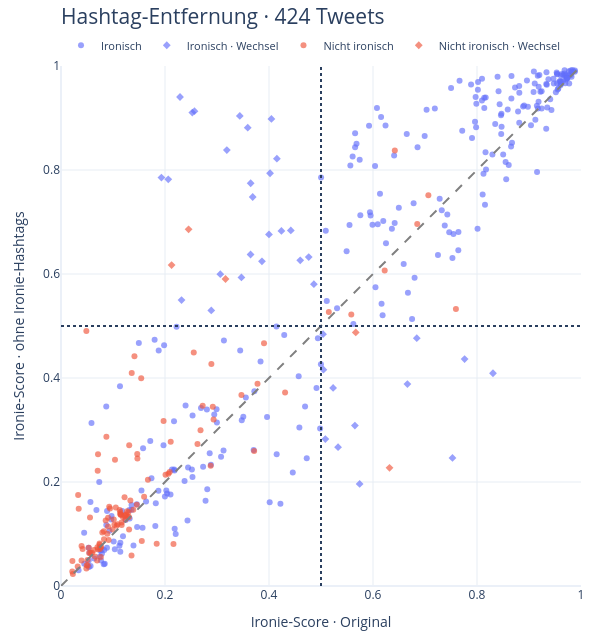

Notebook code cell kept with this figure:
### Code cell
if changed.empty:
    print("Im Testsplit wurden keine Hashtags gefunden.")
else:
    fig = px.scatter(
        changed,
        x="score_before",
        y="score_after",
        color="reference_label",
        symbol="class_flip",
        opacity=0.65,
        category_orders={
            "reference_label": ["Ironic", "Non-ironic"],
            "class_flip": [False, True],
        },
        hover_data={
            "text": True,
            "edited_text": True,
            "removed_tags": True,
            "score_delta": ":.3f",
        },
        labels={
            "score_before": "Ironie-Score · Original",
            "score_after": "Ironie-Score · ohne Ironie-Hashtags",
            "reference_label": "Referenzlabel",
            "class_flip": "Klassenwechsel",
            "text": "Originaltext",
            "edited_text": "Bearbeiteter Text",
            "removed_tags": "Entfernte Hashtags",
            "score_delta": "Score-Änderung",
        },
        template="plotly_white",
    )

    fig.add_shape(
        type="line",
        x0=0, y0=0, x1=1, y1=1,
        line=dict(color="gray", dash="dash"),
    )
    fig.add_vline(x=0.5, line_dash="dot")
    fig.add_hline(y=0.5, line_dash="dot")
    fig.update_xaxes(range=[0, 1], tick0=0, dtick=0.2, constrain="domain")
    fig.update_yaxes(
        range=[0, 1],
        scaleanchor="x",
        scaleratio=1,
        constrain="domain",
    )
    legend_labels = {
        "Ironic, False": "Ironisch",
        "Ironic, True": "Ironisch · Wechsel",
        "Non-ironic, False": "Nicht ironisch",
        "Non-ironic, True": "Nicht ironisch · Wechsel",
    }
    fig.for_each_trace(lambda trace: trace.update(name=legend_labels[trace.name]))
    fig.update_xaxes(dtick=0.2, gridcolor="#E7EDF4")
    fig.update_yaxes(dtick=0.2, gridcolor="#E7EDF4")
    fig.update_layout(
        width=600,
        modebar_remove=["toImage", "select2d", "lasso2d", "zoomIn2d",
                        "zoomOut2d", "autoScale2d"],
        height=640,
        margin=dict(l=61, r=19, t=66, b=54),
        title=dict(
            text=f"Hashtag-Entfernung · {len(changed)} Tweets",
            x=0,
            xref="paper",
            xanchor="left",
            y=0.985,
            yanchor="top",
            font=dict(size=21),
        ),
        legend=dict(
            orientation="h",
            x=0,
            xanchor="left",
            y=1.012,
            yanchor="bottom",
            title_text="",
            font=dict(size=11),
        ),
    )
    fig.show()

### Figure 1 — Plotly figure (JSON) as saved in the notebook; plotly's stock layout.template omitted (floating-point values rounded to 4 significant figures; data arrays with more than 128 entries replaced by an {"elided": "..."} marker saying what was removed)
{"data": [{"customdata": {"elided": "274x4 mixed values"}, "hovertemplate": "Referenzlabel=Ironic<br>Klassenwechsel=False<br>Ironie-Score · Original=%{x}<br>Ironie-Score · ohne Ironie-Hashtags=%{y}<br>Originaltext=%{customdata[0]}<br>Bearbeiteter Text=%{customdata[1]}<br>Entfernte Hashtags=%{customdata[2]}<br>Score-Änderung=%{customdata[3]:.3f}<extra></extra>", "legendgroup": "Ironic, False", "marker": {"color": "#636efa", "opacity": 0.65, "symbol": "circle"}, "mode": "markers", "name": "Ironisch", "orientation": "v", "showlegend": true, "type": "scatter", "x": {"elided": "274 float values"}, "xaxis": "x", "y": {"elided": "274 float values"}, "yaxis": "y"}, {"customdata": {"elided": "37x4 mixed values"}, "hovertemplate": "Referenzlabel=Ironic<br>Klassenwechsel=True<br>Ironie-Score · Original=%{x}<br>Ironie-Score · ohne Ironie-Hashtags=%{y}<br>Originaltext=%{customdata[0]}<br>Bearbeiteter Text=%{customdata[1]}<br>Entfernte Hashtags=%{customdata[2]}<br>Score-Änderung=%{customdata[3]:.3f}<extra></extra>", "legendgroup": "Ironic, True", "marker": {"color": "#636efa", "opacity": 0.65, "symbol": "diamond"}, "mode": "markers", "name": "Ironisch · Wechsel", "orientation": "v", "showlegend": true, "type": "scatter", "x": [0.4863, 0.5084, 0.5652, 0.3439, 0.3064, 0.3189, 0.2525, 0.2567, 0.8307, 0.6662, 0.5233, 0.3865, 0.5047, 0.5328, 0.3647, 0.4764, 0.402, 0.442, 0.2289, 0.4239, 0.4601, 0.7529, 0.3687, 0.3999, 0.3591, 0.2063, 0.2318, 0.4046, 0.6842, 0.3646, 0.7762, 0.5743, 0.504, 0.289, 0.4152, 0.1931, 0.347], "xaxis": "x", "y": [0.5805, 0.2826, 0.3086, 0.9039, 0.5996, 0.8384, 0.9104, 0.9132, 0.4091, 0.3884, 0.3809, 0.6243, 0.4161, 0.267, 0.7745, 0.6325, 0.7938, 0.6837, 0.9404, 0.6828, 0.6264, 0.2463, 0.748, 0.6761, 0.8814, 0.782, 0.5499, 0.8981, 0.4765, 0.6375, 0.4364, 0.1964, 0.4842, 0.53, 0.8219, 0.7854, 0.5934], "yaxis": "y"}, {"customdata": {"elided": "108x4 mixed values"}, "hovertemplate": "Referenzlabel=Non-ironic<br>Klassenwechsel=False<br>Ironie-Score · Original=%{x}<br>Ironie-Score · ohne Ironie-Hashtags=%{y}<br>Originaltext=%{customdata[0]}<br>Bearbeiteter Text=%{customdata[1]}<br>Entfernte Hashtags=%{customdata[2]}<br>Score-Änderung=%{customdata[3]:.3f}<extra></extra>", "legendgroup": "Non-ironic, False", "marker": {"color": "#EF553B", "opacity": 0.65, "symbol": "circle"}, "mode": "markers", "name": "Nicht ironisch", "orientation": "v", "showlegend": true, "type": "scatter", "x": [0.03298, 0.1237, 0.2892, 0.3779, 0.1598, 0.09158, 0.209, 0.515, 0.07497, 0.1164, 0.347, 0.1138, 0.03214, 0.1015, 0.1554, 0.1356, 0.1309, 0.03405, 0.1257, 0.08731, 0.2624, 0.2878, 0.1026, 0.1295, 0.3904, 0.139, 0.02279, 0.2919, 0.119, 0.2724, 0.1334, 0.06943, 0.2934, 0.02194, 0.07095, 0.09422, 0.08592, 0.1469, 0.1148, 0.05097, 0.5583, 0.184, 0.201, 0.07673, 0.1308, 0.136, 0.02169, 0.1273, 0.4309, 0.07414, 0.6225, 0.0761, 0.6851, 0.1973, 0.1128, 0.2553, 0.2163, 0.107, 0.07121, 0.06337, 0.7064, 0.1089, 0.1142, 0.03949, 0.1285, 0.2065, 0.08275, 0.1054, 0.1038, 0.05408, 0.05575, 0.1413, 0.07943, 0.1312, 0.08908, 0.05978, 0.09055, 0.03953, 0.0515, 0.6419, 0.04883, 0.3714, 0.04154, 0.09915, 0.08236, 0.1222, 0.07715, 0.1543, 0.06513, 0.04938, 0.1458, 0.211, 0.07409, 0.1672, 0.1466, 0.7594, 0.1215, 0.124, 0.07056, 0.0535, 0.1152, 0.06991, 0.04878, 0.09037, 0.1167, 0.05689, 0.2683, 0.09274], "xaxis": "x", "y": [0.175, 0.1359, 0.4269, 0.3891, 0.1718, 0.08862, 0.2194, 0.527, 0.07123, 0.122, 0.3673, 0.1383, 0.03736, 0.1277, 0.08645, 0.0586, 0.1084, 0.1486, 0.1375, 0.287, 0.2728, 0.2314, 0.1176, 0.142, 0.4669, 0.1466, 0.02293, 0.3448, 0.1329, 0.3467, 0.1643, 0.04916, 0.3202, 0.04802, 0.07064, 0.1488, 0.126, 0.2454, 0.1381, 0.05007, 0.5221, 0.08128, 0.2138, 0.05567, 0.1328, 0.4095, 0.028, 0.1437, 0.3724, 0.08192, 0.6068, 0.07433, 0.6962, 0.3175, 0.1461, 0.449, 0.08056, 0.1159, 0.2535, 0.06903, 0.7513, 0.1189, 0.1423, 0.04928, 0.1325, 0.216, 0.08997, 0.151, 0.243, 0.06337, 0.1316, 0.4418, 0.1028, 0.2706, 0.1004, 0.06388, 0.1313, 0.07698, 0.03928, 0.8377, 0.03376, 0.2595, 0.07107, 0.1086, 0.1051, 0.1706, 0.07483, 0.3993, 0.05686, 0.04003, 0.1561, 0.2773, 0.07939, 0.2043, 0.2537, 0.5326, 0.1352, 0.1279, 0.2216, 0.07349, 0.1364, 0.07449, 0.4905, 0.1144, 0.1175, 0.06342, 0.2994, 0.1526], "yaxis": "y"}, {"customdata": [["Name an #excuse that people use #NOT to #workout ...", "Name an #excuse that people use  to #workout ...", "#NOT", 0.274], ["Rejoice in knowing he is now in his new place...#not easy", "Rejoice in knowing he is now in his new place... easy", "#not", 0.4044], ["@user @user \"pit players v. victims?\" How dare the NFL put a divide between men and the women and children they beat? #sarcasm", "@user @user \"pit players v. victims?\" How dare the NFL put a divide between men and the women and children they beat?", "#sarcasm", -0.07924], ["It's all about Twitter #not a clue", "It's all about Twitter  a clue", "#not", 0.4405], ["@user @user Talking to yourself again Mo #Irony", "@user @user Talking to yourself again Mo", "#Irony", -0.4046]], "hovertemplate": "Referenzlabel=Non-ironic<br>Klassenwechsel=True<br>Ironie-Score · Original=%{x}<br>Ironie-Score · ohne Ironie-Hashtags=%{y}<br>Originaltext=%{customdata[0]}<br>Bearbeiteter Text=%{customdata[1]}<br>Entfernte Hashtags=%{customdata[2]}<br>Score-Änderung=%{customdata[3]:.3f}<extra></extra>", "legendgroup": "Non-ironic, True", "marker": {"color": "#EF553B", "opacity": 0.65, "symbol": "diamond"}, "mode": "markers", "name": "Nicht ironisch · Wechsel", "orientation": "v", "showlegend": true, "type": "scatter", "x": [0.3164, 0.2127, 0.5668, 0.2454, 0.6318], "xaxis": "x", "y": [0.5904, 0.6171, 0.4876, 0.6859, 0.2272], "yaxis": "y"}], "layout": {"height": 640, "legend": {"font": {"size": 11}, "orientation": "h", "title": {"text": ""}, "tracegroupgap": 0, "x": 0, "xanchor": "left", "y": 1.012, "yanchor": "bottom"}, "margin": {"b": 54, "l": 61, "r": 19, "t": 66}, "modebar": {"remove": ["toImage", "select2d", "lasso2d", "zoomIn2d", "zoomOut2d", "autoScale2d"]}, "shapes": [{"line": {"color": "gray", "dash": "dash"}, "type": "line", "x0": 0, "x1": 1, "y0": 0, "y1": 1}, {"line": {"dash": "dot"}, "type": "line", "x0": 0.5, "x1": 0.5, "xref": "x", "y0": 0, "y1": 1, "yref": "y domain"}, {"line": {"dash": "dot"}, "type": "line", "x0": 0, "x1": 1, "xref": "x domain", "y0": 0.5, "y1": 0.5, "yref": "y"}], "title": {"font": {"size": 21}, "text": "Hashtag-Entfernung · 424 Tweets", "x": 0, "xanchor": "left", "xref": "paper", "y": 0.985, "yanchor": "top"}, "width": 600, "xaxis": {"anchor": "y", "constrain": "domain", "domain": [0, 1], "dtick": 0.2, "gridcolor": "#E7EDF4", "range": [0, 1], "tick0": 0, "title": {"text": "Ironie-Score · Original"}}, "yaxis": {"anchor": "x", "constrain": "domain", "domain": [0, 1], "dtick": 0.2, "gridcolor": "#E7EDF4", "range": [0, 1], "scaleanchor": "x", "scaleratio": 1, "title": {"text": "Ironie-Score · ohne Ironie-Hashtags"}}}}
